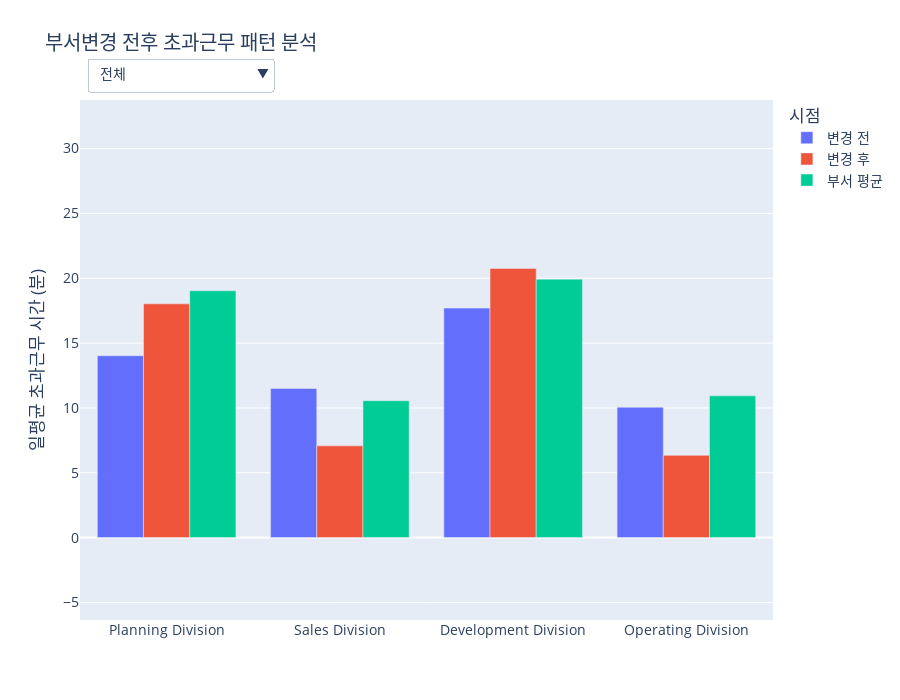

Notebook cell for this chart:
### Code cell
import pandas as pd
import numpy as np
import plotly.graph_objects as go
import plotly.io as pio
import plotly.express as px
import datetime

# --- 1. 데이터 임포트 ---
from services.tables.HR_Core.department_info_table import department_info_df
from services.tables.Time_Attendance.daily_working_info_table import daily_work_info_df
from services.tables.HR_Core.department_table import (
    dept_level_map, parent_map_dept, dept_name_map,
    division_order, office_order
)
from services.helpers.utils import find_parents

def create_figure():
    """
    제안 15: 부서 변경 전후 초과근무 패턴 분석 그래프를 생성합니다.
    """
    # --- 2. 데이터 준비 및 가공 ---
    # 2-1. '부서 변경' 이벤트 추출
    dept_changes = department_info_df.sort_values(['EMP_ID', 'DEP_APP_START_DATE'])
    dept_changes['PREV_DEP_ID'] = dept_changes.groupby('EMP_ID')['DEP_ID'].shift(1)
    dept_changes = dept_changes[dept_changes['PREV_DEP_ID'].notna() & (dept_changes['DEP_ID'] != dept_changes['PREV_DEP_ID'])].copy()
    dept_changes = dept_changes.rename(columns={'DEP_APP_START_DATE': 'CHANGE_DATE'})

    # 분석 기간 제한
    start_date_filter = pd.to_datetime('2022-01-01')
    daily_work_filtered_df = daily_work_info_df[daily_work_info_df['DATE'] >= start_date_filter].copy()

    # 2-2. 변경 전/후 3개월간의 초과근무 데이터 계산
    pattern_records = []
    if not dept_changes.empty:
        for _, row in dept_changes.iterrows():
            emp_id, change_date = row['EMP_ID'], row['CHANGE_DATE']
            before_start, after_end = change_date - pd.DateOffset(months=3), change_date + pd.DateOffset(months=3)
            emp_work_df = daily_work_filtered_df[daily_work_filtered_df['EMP_ID'] == emp_id]
            ot_before = emp_work_df[emp_work_df['DATE'].between(before_start, change_date - pd.DateOffset(days=1))]['OVERTIME_MINUTES'].mean()
            ot_after = emp_work_df[emp_work_df['DATE'].between(change_date, after_end)]['OVERTIME_MINUTES'].mean()
            if pd.notna(ot_before) and pd.notna(ot_after):
                pattern_records.append({'EMP_ID': emp_id, 'CHANGE_DATE': change_date, 'NEW_DEP_ID': row['DEP_ID'], 'OT_BEFORE': ot_before, 'OT_AFTER': ot_after})
    analysis_df = pd.DataFrame(pattern_records)

    # 2-3. 조직별 평소 평균 초과근무 시간 계산
    if not analysis_df.empty:
        daily_work_with_dept = pd.merge_asof(daily_work_filtered_df.sort_values('DATE'), department_info_df.sort_values('DEP_APP_START_DATE'), left_on='DATE', right_on='DEP_APP_START_DATE', by='EMP_ID', direction='backward')
        parent_info_daily = daily_work_with_dept['DEP_ID'].apply(lambda x: find_parents(x, dept_level_map, parent_map_dept, dept_name_map))
        daily_work_with_dept = pd.concat([daily_work_with_dept, parent_info_daily], axis=1)
        daily_work_with_dept = daily_work_with_dept.dropna(subset=['DIVISION_NAME', 'OFFICE_NAME'])
        div_overall_avg = daily_work_with_dept.groupby('DIVISION_NAME', observed=False)['OVERTIME_MINUTES'].mean().reset_index().rename(columns={'OVERTIME_MINUTES': 'DEPT_AVG'})
        office_overall_avg = daily_work_with_dept.groupby(['DIVISION_NAME','OFFICE_NAME'], observed=False)['OVERTIME_MINUTES'].mean().reset_index().rename(columns={'OVERTIME_MINUTES': 'DEPT_AVG'})

        parent_info = analysis_df['NEW_DEP_ID'].apply(lambda x: find_parents(x, dept_level_map, parent_map_dept, dept_name_map))
        analysis_df = pd.concat([analysis_df, parent_info], axis=1)
        analysis_df = analysis_df.dropna(subset=['DIVISION_NAME', 'OFFICE_NAME'])
        div_summary = analysis_df.groupby('DIVISION_NAME', observed=False)[['OT_BEFORE', 'OT_AFTER']].mean()
        div_summary = pd.merge(div_summary, div_overall_avg, on='DIVISION_NAME').reset_index()
        office_summary = analysis_df.groupby(['DIVISION_NAME', 'OFFICE_NAME'], observed=False)[['OT_BEFORE', 'OT_AFTER']].mean()
        office_summary = pd.merge(office_summary, office_overall_avg, on=['DIVISION_NAME','OFFICE_NAME']).reset_index()

        div_summary['DIVISION_NAME'] = pd.Categorical(div_summary['DIVISION_NAME'], categories=division_order, ordered=True)
        div_summary = div_summary.sort_values('DIVISION_NAME')
        office_summary['OFFICE_NAME'] = pd.Categorical(office_summary['OFFICE_NAME'], categories=office_order, ordered=True)
        office_summary = office_summary.sort_values('OFFICE_NAME')

        all_values = pd.concat([
            div_summary['OT_BEFORE'], div_summary['OT_AFTER'], div_summary['DEPT_AVG'],
            office_summary['OT_BEFORE'], office_summary['OT_AFTER'], office_summary['DEPT_AVG']
        ])
        y_min, y_max = all_values.min(), all_values.max()
        y_padding = (y_max - y_min) * 0.1
        fixed_y_range = [y_min - y_padding, y_max + y_padding]

    # --- 3. Plotly 인터랙티브 그래프 생성 ---
    fig = go.Figure()
    periods = {'변경 전': 'OT_BEFORE', '변경 후': 'OT_AFTER', '부서 평균': 'DEPT_AVG'}
    if not analysis_df.empty:
        for period_name, col_name in periods.items():
            fig.add_trace(go.Bar(x=div_summary['DIVISION_NAME'], y=div_summary[col_name], name=period_name))
        
        office_traces_map = {}
        trace_idx_counter = len(fig.data)
        for div_name in division_order:
            office_div_df = office_summary[office_summary['DIVISION_NAME'] == div_name]
            office_traces_map[div_name] = []
            for period_name, col_name in periods.items():
                if not office_div_df.empty:
                    fig.add_trace(go.Bar(x=office_div_df['OFFICE_NAME'], y=office_div_df[col_name], name=period_name, visible=False))
                    office_traces_map[div_name].append(trace_idx_counter)
                    trace_idx_counter += 1
        
        buttons = []
        buttons.append(dict(label='전체', method='update', args=[{'visible': [True]*3 + [False]*(len(fig.data)-3)}, {'title': '부서 변경 전후 3개월간 일평균 초과근무 시간 비교', 'xaxis': {'title': 'Division', 'categoryorder':'array', 'categoryarray': division_order}}]))
        for div_name in division_order:
            visibility_mask = [False] * len(fig.data)
            for trace_idx in office_traces_map.get(div_name, []):
                visibility_mask[trace_idx] = True
            offices_in_div = office_summary[office_summary['DIVISION_NAME'] == div_name]['OFFICE_NAME'].unique().tolist()
            buttons.append(dict(label=f'{div_name}', method='update', args=[{'visible': visibility_mask}, {'title': f'{div_name} 내 Office별 초과근무 시간 비교', 'xaxis': {'title': 'Office', 'categoryorder':'array', 'categoryarray': offices_in_div}}]))
            
        fig.update_layout(
            updatemenus=[dict(active=0, buttons=buttons, direction="down", pad={"r": 10, "t": 10}, showactive=True, x=0.01, xanchor="left", y=1.1, yanchor="top")],
            title_text='부서변경 전후 초과근무 패턴 분석',
            yaxis_title='일평균 초과근무 시간 (분)',
            font_size=14, height=700, barmode='group', legend_title_text='시점',
            annotations=[dict(text="조직 선택:", showarrow=False, x=0, y=1.08, yref="paper", align="left")],
            yaxis_range=fixed_y_range
        )
    else:
        fig.update_layout(title_text="분석할 부서 변경 데이터가 없습니다.")
        
    return fig

# 이 파일을 직접 실행할 경우 그래프를 생성하여 보여줍니다.
if __name__ == '__main__':
    pio.renderers.default = 'vscode'
    fig = create_figure()
    fig.show()

### Figure 1 — Plotly figure (JSON) as saved in the notebook; plotly's stock layout.template omitted (floating-point values rounded to 4 significant figures)
{"data": [{"name": "변경 전", "type": "bar", "x": ["Planning Division", "Sales Division", "Development Division", "Operating Division"], "y": [14.02, 11.5, 17.7, 10.05]}, {"name": "변경 후", "type": "bar", "x": ["Planning Division", "Sales Division", "Development Division", "Operating Division"], "y": [18.03, 7.076, 20.76, 6.346]}, {"name": "부서 평균", "type": "bar", "x": ["Planning Division", "Sales Division", "Development Division", "Operating Division"], "y": [19.04, 10.56, 19.93, 10.93]}, {"name": "변경 전", "type": "bar", "visible": false, "x": ["Strategy Office", "Finance Office", "Planning Division (직속)"], "y": [13.51, 14.22, 16.8]}, {"name": "변경 후", "type": "bar", "visible": false, "x": ["Strategy Office", "Finance Office", "Planning Division (직속)"], "y": [30.4, 5.786, 8.716]}, {"name": "부서 평균", "type": "bar", "visible": false, "x": ["Strategy Office", "Finance Office", "Planning Division (직속)"], "y": [26.78, 10.18, 13.08]}, {"name": "변경 전", "type": "bar", "visible": false, "x": ["Marketing Office", "Domestic Sales Office", "Global Sales Office", "Sales Division (직속)"], "y": [15.45, 6.867, 12.43, 11.39]}, {"name": "변경 후", "type": "bar", "visible": false, "x": ["Marketing Office", "Domestic Sales Office", "Global Sales Office", "Sales Division (직속)"], "y": [6.949, 6.157, 7.858, 8.741]}, {"name": "부서 평균", "type": "bar", "visible": false, "x": ["Marketing Office", "Domestic Sales Office", "Global Sales Office", "Sales Division (직속)"], "y": [10.67, 10.01, 11.31, 10.01]}, {"name": "변경 전", "type": "bar", "visible": false, "x": ["R&D Office", "QA Office", "Development Division (직속)"], "y": [11.64, 28.08, 14.63]}, {"name": "변경 후", "type": "bar", "visible": false, "x": ["R&D Office", "QA Office", "Development Division (직속)"], "y": [21.83, 19.69, 13.36]}, {"name": "부서 평균", "type": "bar", "visible": false, "x": ["R&D Office", "QA Office", "Development Division (직속)"], "y": [29.78, 10.86, 7.849]}, {"name": "변경 전", "type": "bar", "visible": false, "x": ["Engineering Office", "Production Office", "Operating Division (직속)"], "y": [7.861, 12.95, -3.011]}, {"name": "변경 후", "type": "bar", "visible": false, "x": ["Engineering Office", "Production Office", "Operating Division (직속)"], "y": [3.034, 9.821, -2.288]}, {"name": "부서 평균", "type": "bar", "visible": false, "x": ["Engineering Office", "Production Office", "Operating Division (직속)"], "y": [11.29, 10.56, 11.13]}], "layout": {"annotations": [{"align": "left", "showarrow": false, "text": "조직 선택:", "x": 0, "y": 1.08, "yref": "paper"}], "barmode": "group", "font": {"size": 14}, "height": 700, "legend": {"title": {"text": "시점"}}, "title": {"text": "부서변경 전후 초과근무 패턴 분석"}, "updatemenus": [{"active": 0, "buttons": [{"args": [{"visible": [true, true, true, false, false, false, false, false, false, false, false, false, false, false, false]}, {"title": "부서 변경 전후 3개월간 일평균 초과근무 시간 비교", "xaxis": {"categoryarray": ["Planning Division", "Sales Division", "Development Division", "Operating Division"], "categoryorder": "array", "title": "Division"}}], "label": "전체", "method": "update"}, {"args": [{"visible": [false, false, false, true, true, true, false, false, false, false, false, false, false, false, false]}, {"title": "Planning Division 내 Office별 초과근무 시간 비교", "xaxis": {"categoryarray": ["Strategy Office", "Finance Office", "Planning Division (직속)"], "categoryorder": "array", "title": "Office"}}], "label": "Planning Division", "method": "update"}, {"args": [{"visible": [false, false, false, false, false, false, true, true, true, false, false, false, false, false, false]}, {"title": "Sales Division 내 Office별 초과근무 시간 비교", "xaxis": {"categoryarray": ["Marketing Office", "Domestic Sales Office", "Global Sales Office", "Sales Division (직속)"], "categoryorder": "array", "title": "Office"}}], "label": "Sales Division", "method": "update"}, {"args": [{"visible": [false, false, false, false, false, false, false, false, false, true, true, true, false, false, false]}, {"title": "Development Division 내 Office별 초과근무 시간 비교", "xaxis": {"categoryarray": ["R&D Office", "QA Office", "Development Division (직속)"], "categoryorder": "array", "title": "Office"}}], "label": "Development Division", "method": "update"}, {"args": [{"visible": [false, false, false, false, false, false, false, false, false, false, false, false, true, true, true]}, {"title": "Operating Division 내 Office별 초과근무 시간 비교", "xaxis": {"categoryarray": ["Engineering Office", "Production Office", "Operating Division (직속)"], "categoryorder": "array", "title": "Office"}}], "label": "Operating Division", "method": "update"}], "direction": "down", "pad": {"r": 10, "t": 10}, "showactive": true, "x": 0.01, "xanchor": "left", "y": 1.1, "yanchor": "top"}], "yaxis": {"range": [-6.353, 33.75], "title": {"text": "일평균 초과근무 시간 (분)"}}}}
